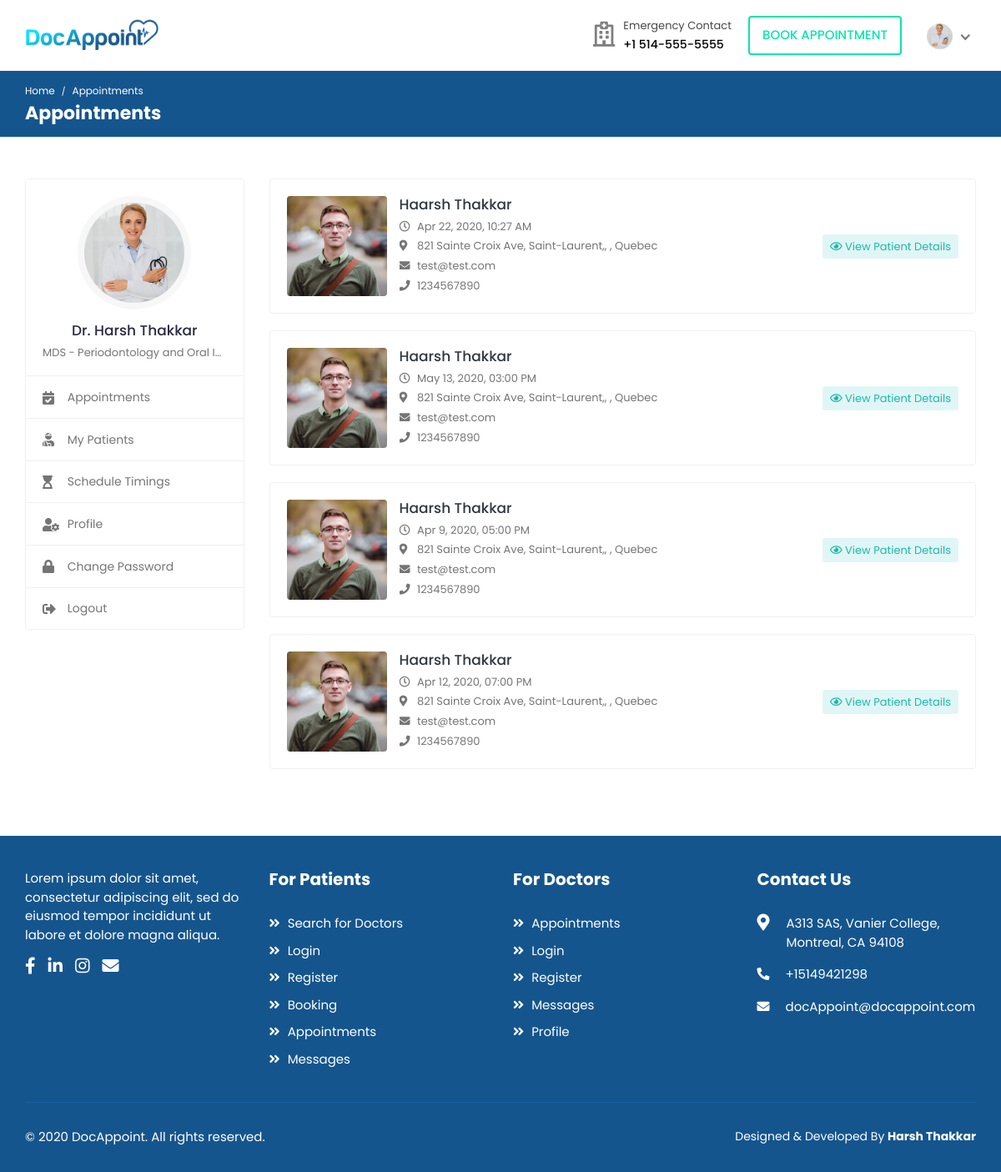
The app's page /doctorAppointments.php (signed in) with its own data.
### tables this page shows
CREATE TABLE `users` (
  `user_id` int(11) NOT NULL,
  `user_type_id` int(11) NOT NULL,
  `user_profile_id` int(11) DEFAULT NULL,
  `first_name` varchar(30) NOT NULL,
  `last_name` varchar(30) NOT NULL,
  `email` varchar(150) NOT NULL,
  `password` text NOT NULL,
  `mobile` varchar(11) NOT NULL,
  `address` text NOT NULL,
  `gender` varchar(10) NOT NULL,
  `dob` date NOT NULL,
  `profile_url` varchar(9999) DEFAULT 'assets/img/user.png',
  `city` varchar(50) DEFAULT NULL,
  `state` varchar(50) DEFAULT NULL,
  `country` varchar(50) DEFAULT NULL,
  `status` tinyint(4) NOT NULL,
  `registration_date` timestamp NOT NULL DEFAULT CURRENT_TIMESTAMP ON UPDATE CURRENT_TIMESTAMP
);

CREATE TABLE `user_profile` (
  `user_profile_id` int(11) NOT NULL,
  `title` text,
  `description` text,
  `specialities` text,
  `business_hours` text,
  `cost` text,
  `feedback_id` int(11) DEFAULT NULL
);

CREATE TABLE `appointments` (
  `appointment_id` int(11) NOT NULL,
  `patient_id` int(11) NOT NULL,
  `doctor_id` int(11) NOT NULL,
  `comments` text NOT NULL,
  `patient_first_name` varchar(50) NOT NULL,
  `patient_last_name` varchar(50) NOT NULL,
  `patient_email` text NOT NULL,
  `patient_mobile` varchar(11) NOT NULL,
  `patient_dob` datetime NOT NULL,
  `patient_gender` varchar(50) NOT NULL,
  `appointment_datetime` timestamp NOT NULL DEFAULT CURRENT_TIMESTAMP ON UPDATE CURRENT_TIMESTAMP,
  `system_logs_id` int(11) NOT NULL,
  `appointment_status` tinyint(4) NOT NULL DEFAULT '1'
);

### doctorAppointments.php (the view, shortened to what this page needs)
<?php
include("./includes/system_essentials.php");
?>
<!DOCTYPE html>
<html lang="en">
<head>
    <?php include("./includes/styling.php"); ?>
</head>
<body class="account-page">
    <div class="main-wrapper">
        <?php include("./includes/header.php"); ?>
        <div class="breadcrumb-bar">
            <div class="container-fluid">
                <div class="row align-items-center">
                    <div class="col-md-12 col-12">
                        <nav aria-label="breadcrumb" class="page-breadcrumb">
                            <ol class="breadcrumb">
                                <li class="breadcrumb-item"><a href="index.html">Home</a></li>
                                <li class="breadcrumb-item active" aria-current="page">Appointments</li>
                            </ol>
                        </nav>
                        <h2 class="breadcrumb-title">Appointments</h2>
                    </div>
                </div>
            </div>
        </div>
        <div class="content">
            <div class="container-fluid">
                <div class="row">
                    <div class="col-md-5 col-lg-4 col-xl-3 theiaStickySidebar">
                        <?php include("./includes/doctorProfileSidebar.php"); ?>
                    </div>
                    <div class="col-md-7 col-lg-8 col-xl-9">
                        <div class="appointments">
                            <?php
                            $query = "SELECT * FROM users,appointments where appointments.doctor_id=" . $_SESSION["user_id"] . " and appointments.doctor_id=users.user_id";
                            $result = $conn->query($query);
                            if ($result->num_rows > 0) {
                                while ($row = $result->fetch_assoc()) {
                                    $patientFindQuery = "SELECT * FROM users where users.user_id=" . $row["patient_id"] . "";
                                    $patientResult = $conn->query($patientFindQuery);
                                    if ($patientResult->num_rows > 0) {
                                        if ($patient = $patientResult->fetch_assoc()) {
                                            echo '
								<div class="appointment-list">
									<div class="profile-info-widget">
										<a href="patient-profile.html" class="booking-doc-img">
											<img src="' . $patient["profile_url"] . '" alt="User Image">
										</a>
										<div class="profile-det-info">
											<h3><a href="patient-profile.html">' . $patient["first_name"] . ' ' . $patient["last_name"] . '</a></h3>
											<div class="patient-details">
												<h5><i class="far fa-clock"></i> ' . date("M j, Y", strtotime($row["appointment_datetime"])) . ', ' . date("h:i A", strtotime($row["appointment_datetime"])) . '</h5>
												<h5><i class="fas fa-map-marker-alt"></i> ' . $patient["address"] . '</h5>
												<h5><i class="fas fa-envelope"></i> ' . $patient["email"] . '</h5>
												<h5 class="mb-0"><i class="fas fa-phone"></i> ' . $patient["mobile"] . '</h5>
											</div>
										</div>
									</div>
									<div class="appointment-action">
										<a href="#" class="btn btn-sm bg-info-light" data-toggle="modal" data-target="#appointmentID_' . $row["appointment_id"] . '">
											<i class="far fa-eye"></i> View Patient Details
										</a>
									</div>
								</div>
                                ';
                                        }
                                    }
                                }
                            }
                            ?>
                        </div>
                    </div>
                </div>
            </div>
        </div>
        <?php include("./includes/footer.php"); ?>
    </div>
</body>
</html>

### includes/header.php (shortened to what this page needs)
<header class="header">
	<nav class="navbar navbar-expand-lg header-nav">
		<div class="navbar-header">
			<a href="index.php" class="navbar-brand logo">
				<img src="assets/img/logo.png" class="img-fluid" alt="Logo">
			</a>
		</div>
		<ul class="nav header-navbar-rht">
			<li class="nav-item contact-item">
				<div class="header-contact-img">
					<i class="far fa-hospital"></i>
				</div>
				<div class="header-contact-detail">
					<p class="contact-header">Emergency Contact</p>
					<p class="contact-info-header"> +1 514-555-5555</p>
				</div>
			</li>
			<?php
			if (isset($_SESSION[md5(session_id())])) {
				if (($_SESSION[md5(session_id())] === md5(session_id() . " - " . session_status())) and
					isset($_SESSION["first_name"]) and
					isset($_SESSION["last_name"]) and
					isset($_SESSION["email"]) and
					isset($_SESSION["mobile"]) and
					isset($_SESSION["gender"]) and
					isset($_SESSION["logged_time"]) and
					isset($_SESSION["dob"])
				) {
					$query = "SELECT * FROM users where users.user_id=" . $_SESSION["user_id"];
					$result = $conn->query($query);
					if ($result->num_rows > 0) {
						if ($row = $result->fetch_assoc()) {
							echo '
					<li class="nav-item">
					<a class="nav-link header-login" href="login.php">Book Appointment</a>
				</li>
				<li class="nav-item dropdown has-arrow logged-item">
					<a href="#" class="dropdown-toggle nav-link" data-toggle="dropdown">
						<span class="user-img">
							<img class="rounded-circle" src="' . $row["profile_url"] . '" width="31" alt="Darren Elder">
						</span>
					</a>
					<div class="dropdown-menu dropdown-menu-right">
						<div class="user-header">
							<div class="avatar avatar-sm">
								<img src="' . $row["profile_url"] . '" alt="User Image" class="avatar-img rounded-circle">
							</div>
							<div class="user-text">
								<h6>' . ucfirst($row["first_name"]) . " " . ucfirst($row["last_name"]) . '</h6>
								<p class="text-muted mb-0">' . ucfirst($_SESSION["user_type"]) . '</p>
							</div>
						</div>';
							echo '</div>
				</li>';
						}
					}
				} else {
					session_destroy();
				}
			} else {
				echo '<li class="nav-item">
				<a class="nav-link header-login" href="login.php">login / Signup </a>
			</li>';
			}
			?>
		</ul>
	</nav>
</header>

### includes/doctorProfileSidebar.php
<?php
$query = "SELECT * FROM users,user_profile where users.user_profile_id=user_profile.user_profile_id and users.user_id=" . $_SESSION["user_id"] ;
		$result = $conn->query($query);
		if ($result->num_rows > 0) {
			if ($row = $result->fetch_assoc()) {
                echo '
<div class="profile-sidebar">
    <div class="widget-profile pro-widget-content">
        <div class="profile-info-widget">
            <a href="#" class="booking-doc-img">
                <img src="'.$row["profile_url"].'" alt="User Image">
            </a>
            <div class="profile-det-info">
                <h3>Dr. '.$row["first_name"].' '.$row["last_name"].'</h3>
                <div class="patient-details">
                    <h5 class="mb-0">'.$row["title"].'</h5>
                </div>
            </div>
        </div>
    </div>
    <div class="dashboard-widget">
        <nav class="dashboard-menu">
            <ul>
                <li>
                    <a href="doctorAppointments.php">
                        <i class="fas fa-calendar-check"></i>
                        <span>Appointments</span>
                    </a>
                </li>
                <li>
                    <a href="myPatients.php">
                        <i class="fas fa-user-injured"></i>
                        <span>My Patients</span>
                    </a>
                </li>
                <li>
                    <a href="timings.php">
                        <i class="fas fa-hourglass-start"></i>
                        <span>Schedule Timings</span>
                    </a>
                </li>
               <li>
                    <a href="doctorUserProfile.php">
                        <i class="fas fa-user-cog"></i>
                        <span>Profile</span>
                    </a>
                </li>
               <li>
                    <a href="changePasswordDoctor.php">
                        <i class="fas fa-lock"></i>
                        <span>Change Password</span>
                    </a>
                </li>
                <li>
                    <a href="logout.php">
                        <i class="fas fa-sign-out-alt"></i>
                        <span>Logout</span>
                    </a>
                </li>
            </ul>
        </nav>
    </div>
</div>';
            }
        }

### records on screen
users: profile_url (picture), first_name "Harsh", last_name "Thakkar", user_profile.title "MDS - Periodontology and Oral I…"
appointments: patient.profile_url (picture), patient.first_name "Haarsh", patient.last_name "Thakkar", appointment_datetime "Apr 22, 2020", appointment_datetime "10:27 AM", patient.address "821 Sainte Croix Ave, Saint-Laurent,, , Quebec", patient.email "test@test.com", patient.mobile "1234567890"
appointments: patient.profile_url (picture), patient.first_name "Haarsh", patient.last_name "Thakkar", appointment_datetime "May 13, 2020", appointment_datetime "03:00 PM", patient.address "821 Sainte Croix Ave, Saint-Laurent,, , Quebec", patient.email "test@test.com", patient.mobile "1234567890"
appointments: patient.profile_url (picture), patient.first_name "Haarsh", patient.last_name "Thakkar", appointment_datetime "Apr 9, 2020", appointment_datetime "05:00 PM", patient.address "821 Sainte Croix Ave, Saint-Laurent,, , Quebec", patient.email "test@test.com", patient.mobile "1234567890"
appointments: patient.profile_url (picture), patient.first_name "Haarsh", patient.last_name "Thakkar", appointment_datetime "Apr 12, 2020", appointment_datetime "07:00 PM", patient.address "821 Sainte Croix Ave, Saint-Laurent,, , Quebec", patient.email "test@test.com", patient.mobile "1234567890"
